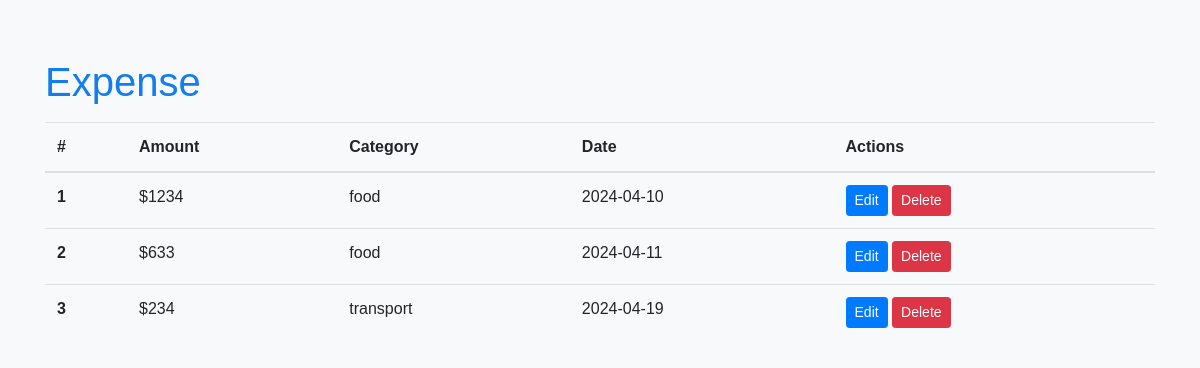
Page /viewexpense (signed in) on the earlier database version.
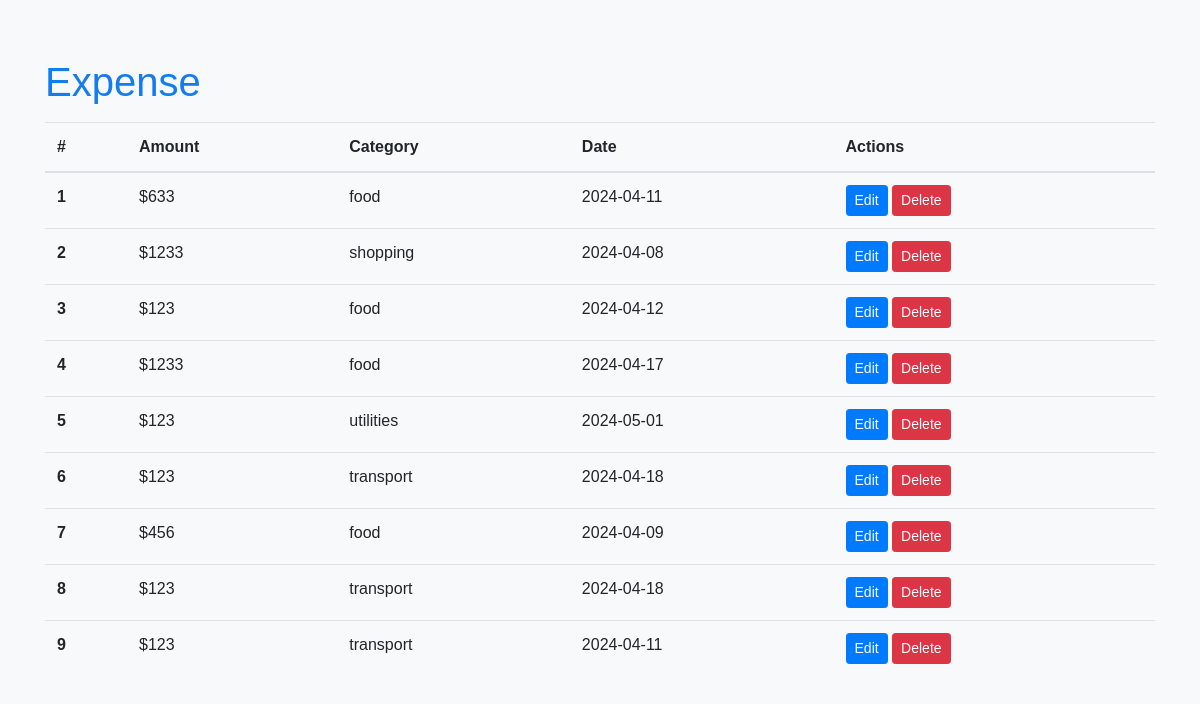
Same page on the later database version.
### tables this page shows
CREATE TABLE expense
                 (id INTEGER PRIMARY KEY AUTOINCREMENT, 
                 userid INTEGER,
                 amount DECIMAL(10, 2) NOT NULL,
                 category VARCHAR(50) NOT NULL,
                 description TEXT,
                 date DATE NOT NULL,
                 created_at TIMESTAMP DEFAULT CURRENT_TIMESTAMP);

### app.py (the view)
@app.route('/viewexpense')
def show_expenses():
    expenses = fetch_actual_expenses()
    conn = sqlite3.connect('expense_tracker.db')
    conn.row_factory = sqlite3.Row
    cur = conn.cursor()
    cur.execute("SELECT DISTINCT category FROM expense")
    categories = [row['category'] for row in cur.fetchall()]
    return render_template('viewexpense.html', expenses=expenses,categories=categories)

### app.py (called while the page is built)
def fetch_actual_expenses():
    conn = sqlite3.connect('expense_tracker.db')
    cur = conn.cursor()
    cur.execute("SELECT  id,amount, category, date FROM expense WHERE userid = ?", (session['userid'],))
    expenses = cur.fetchall()
    conn.close()
    return expenses

### templates/viewexpense.html (shortened to what this page needs)
<!DOCTYPE html>
<html lang="en">
<head>
    <link rel="stylesheet" href="https://stackpath.bootstrapcdn.com/bootstrap/4.5.2/css/bootstrap.min.css">
</head>
<body>
    <div class="container mt-5">
        <h1 style="color: #137dee;">Expense</h1>
        <div class="row">
            <div class="col">
                <table class="table">
                    <thead>
                        <tr>
                            <th scope="col">#</th>
                            <th scope="col">Amount</th>
                            <th scope="col">Category</th>
                            <th scope="col">Date</th>
                            <th scope="col">Actions</th>
                        </tr>
                    </thead>
                    <tbody>
                        {% for expense in expenses %}
                    <tr>
                        <th scope="row">{{ loop.index }}</th>
                        <td>${{ expense[1] }}</td>
                        <td>{{ expense[2] }}</td>
                        <td>{{ expense[3] }}</td>
                        <td>
                            <a href="#" class="btn btn-sm btn-primary" onclick="loadPage('/edit/{{ expense[0] }}')">Edit</a>
                            <form action="#" method="post" style="display: inline;" onclick="loadPage('/delete/{{ expense[0]}}')" onsubmit="return confirm('Are you sure you want to delete this expense?');">
                                <input type="submit" value="Delete" class="btn btn-sm btn-danger">
                            </form>
                        </td>
                    </tr>
                          {% endfor %}
                    </tbody>
                </table>
            </div>
        </div>
    </div>
</body>
</html>

Differences in the rows shown:
removed expense: amount "1234", category "food", date "2024-04-10"
removed expense: amount "234", category "transport", date "2024-04-19"
added expense: amount "1233", category "shopping", date "2024-04-08"
added expense: amount "123", category "food", date "2024-04-12"
added expense: amount "1233", category "food", date "2024-04-17"
added expense: amount "123", category "utilities", date "2024-05-01"
added expense: amount "123", category "transport", date "2024-04-18"
added expense: amount "456", category "food", date "2024-04-09"
added expense: amount "123", category "transport", date "2024-04-18"
added expense: amount "123", category "transport", date "2024-04-11"
